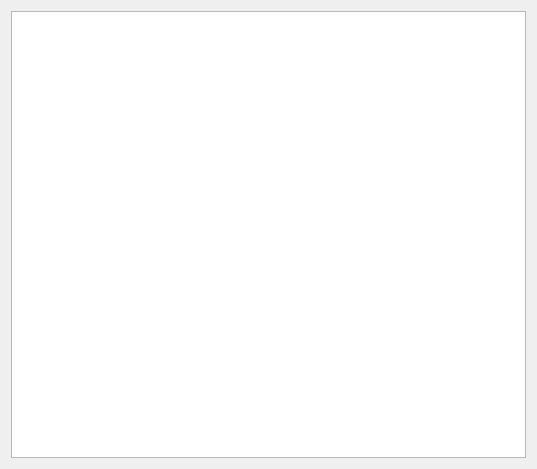
<?xml version="1.0" encoding="UTF-8"?>
<ui version="4.0">
 <class>SimpleDrawerWidget</class>
 <widget class="QWidget" name="SimpleDrawerWidget">
  <property name="geometry">
   <rect>
    <x>0</x>
    <y>0</y>
    <width>537</width>
    <height>469</height>
   </rect>
  </property>
  <property name="windowTitle">
   <string>Form</string>
  </property>
  <layout class="QVBoxLayout" name="verticalLayout">
   <item>
    <widget class="QGraphicsView" name="display_view"/>
   </item>
  </layout>
 </widget>
 <resources/>
 <connections/>
</ui>
